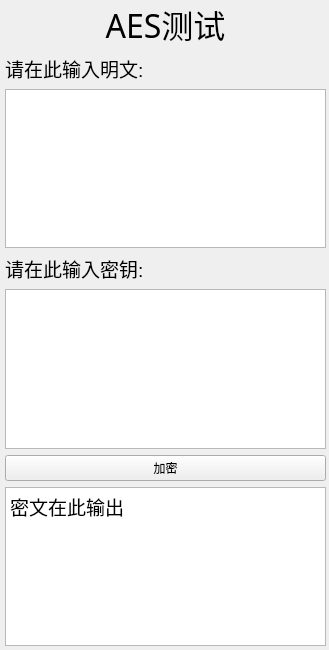
<?xml version="1.0" encoding="UTF-8"?>
<ui version="4.0">
 <class>MainWindow</class>
 <widget class="QMainWindow" name="MainWindow">
  <property name="geometry">
   <rect>
    <x>0</x>
    <y>0</y>
    <width>329</width>
    <height>650</height>
   </rect>
  </property>
  <property name="windowTitle">
   <string>MainWindow</string>
  </property>
  <widget class="QWidget" name="centralwidget">
   <widget class="QWidget" name="gridLayoutWidget">
    <property name="geometry">
     <rect>
      <x>0</x>
      <y>0</y>
      <width>331</width>
      <height>651</height>
     </rect>
    </property>
    <layout class="QGridLayout" name="gridLayout">
     <property name="leftMargin">
      <number>5</number>
     </property>
     <property name="rightMargin">
      <number>5</number>
     </property>
     <property name="bottomMargin">
      <number>5</number>
     </property>
     <item row="0" column="0">
      <layout class="QVBoxLayout" name="verticalLayout">
       <item>
        <widget class="QLabel" name="Title">
         <property name="font">
          <font>
           <family>宋体</family>
           <pointsize>24</pointsize>
          </font>
         </property>
         <property name="text">
          <string>&lt;html&gt;&lt;head/&gt;&lt;body&gt;&lt;p align=&quot;center&quot;&gt;&lt;span style=&quot; font-size:24pt;&quot;&gt;AES测试&lt;/span&gt;&lt;/p&gt;&lt;/body&gt;&lt;/html&gt;</string>
         </property>
        </widget>
       </item>
       <item>
        <widget class="QLabel" name="PlainLabel">
         <property name="text">
          <string>&lt;html&gt;&lt;head/&gt;&lt;body&gt;&lt;p&gt;&lt;span style=&quot; font-size:14pt;&quot;&gt;请在此输入明文:&lt;/span&gt;&lt;/p&gt;&lt;/body&gt;&lt;/html&gt;</string>
         </property>
        </widget>
       </item>
       <item>
        <widget class="QTextEdit" name="PlainText">
         <property name="html">
          <string>&lt;!DOCTYPE HTML PUBLIC &quot;-//W3C//DTD HTML 4.0//EN&quot; &quot;http://www.w3.org/TR/REC-html40/strict.dtd&quot;&gt;
&lt;html&gt;&lt;head&gt;&lt;meta name=&quot;qrichtext&quot; content=&quot;1&quot; /&gt;&lt;style type=&quot;text/css&quot;&gt;
p, li { white-space: pre-wrap; }
&lt;/style&gt;&lt;/head&gt;&lt;body style=&quot; font-family:'SimSun'; font-size:9pt; font-weight:400; font-style:normal;&quot;&gt;
&lt;p style=&quot;-qt-paragraph-type:empty; margin-top:0px; margin-bottom:0px; margin-left:0px; margin-right:0px; -qt-block-indent:0; text-indent:0px;&quot;&gt;&lt;br /&gt;&lt;/p&gt;&lt;/body&gt;&lt;/html&gt;</string>
         </property>
        </widget>
       </item>
       <item>
        <widget class="QLabel" name="KeyLabel">
         <property name="text">
          <string>&lt;html&gt;&lt;head/&gt;&lt;body&gt;&lt;p&gt;&lt;span style=&quot; font-size:14pt;&quot;&gt;请在此输入密钥:&lt;/span&gt;&lt;/p&gt;&lt;/body&gt;&lt;/html&gt;</string>
         </property>
        </widget>
       </item>
       <item>
        <widget class="QTextEdit" name="Key">
         <property name="html">
          <string>&lt;!DOCTYPE HTML PUBLIC &quot;-//W3C//DTD HTML 4.0//EN&quot; &quot;http://www.w3.org/TR/REC-html40/strict.dtd&quot;&gt;
&lt;html&gt;&lt;head&gt;&lt;meta name=&quot;qrichtext&quot; content=&quot;1&quot; /&gt;&lt;style type=&quot;text/css&quot;&gt;
p, li { white-space: pre-wrap; }
&lt;/style&gt;&lt;/head&gt;&lt;body style=&quot; font-family:'SimSun'; font-size:9pt; font-weight:400; font-style:normal;&quot;&gt;
&lt;p style=&quot;-qt-paragraph-type:empty; margin-top:0px; margin-bottom:0px; margin-left:0px; margin-right:0px; -qt-block-indent:0; text-indent:0px;&quot;&gt;&lt;br /&gt;&lt;/p&gt;&lt;/body&gt;&lt;/html&gt;</string>
         </property>
        </widget>
       </item>
       <item>
        <widget class="QPushButton" name="EncryptButton">
         <property name="text">
          <string>加密</string>
         </property>
        </widget>
       </item>
       <item>
        <widget class="QTextEdit" name="CipherText">
         <property name="html">
          <string>&lt;!DOCTYPE HTML PUBLIC &quot;-//W3C//DTD HTML 4.0//EN&quot; &quot;http://www.w3.org/TR/REC-html40/strict.dtd&quot;&gt;
&lt;html&gt;&lt;head&gt;&lt;meta name=&quot;qrichtext&quot; content=&quot;1&quot; /&gt;&lt;style type=&quot;text/css&quot;&gt;
p, li { white-space: pre-wrap; }
&lt;/style&gt;&lt;/head&gt;&lt;body style=&quot; font-family:'SimSun'; font-size:9pt; font-weight:400; font-style:normal;&quot;&gt;
&lt;p style=&quot; margin-top:0px; margin-bottom:0px; margin-left:0px; margin-right:0px; -qt-block-indent:0; text-indent:0px;&quot;&gt;&lt;span style=&quot; font-size:14pt;&quot;&gt;密文在此输出&lt;/span&gt;&lt;/p&gt;&lt;/body&gt;&lt;/html&gt;</string>
         </property>
        </widget>
       </item>
      </layout>
     </item>
    </layout>
   </widget>
  </widget>
 </widget>
 <resources/>
 <connections/>
</ui>
